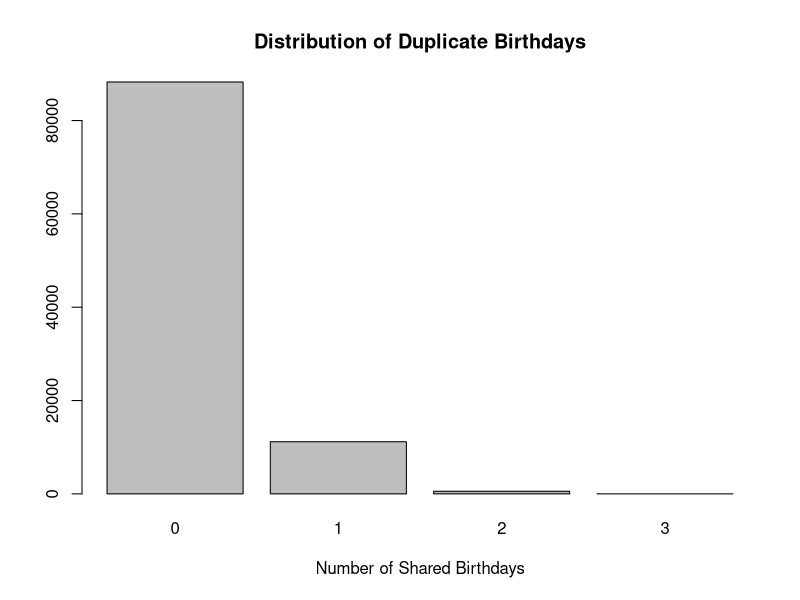
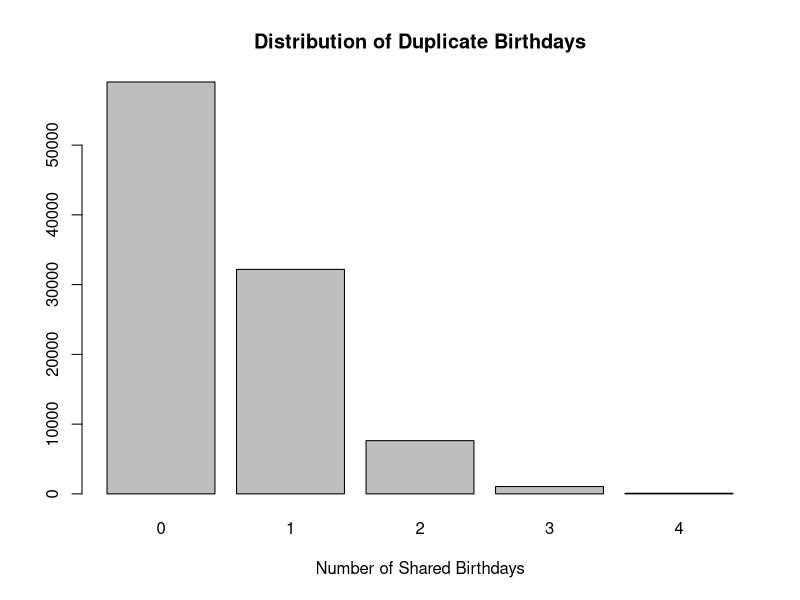
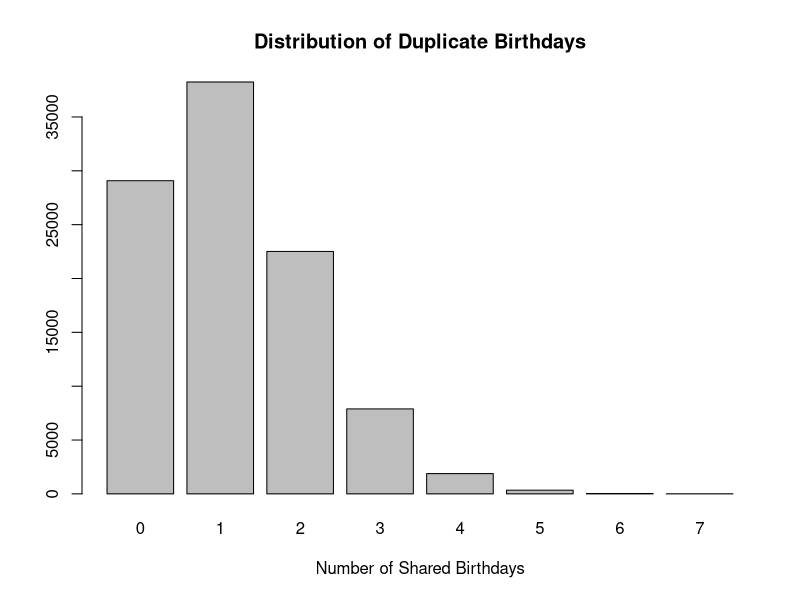
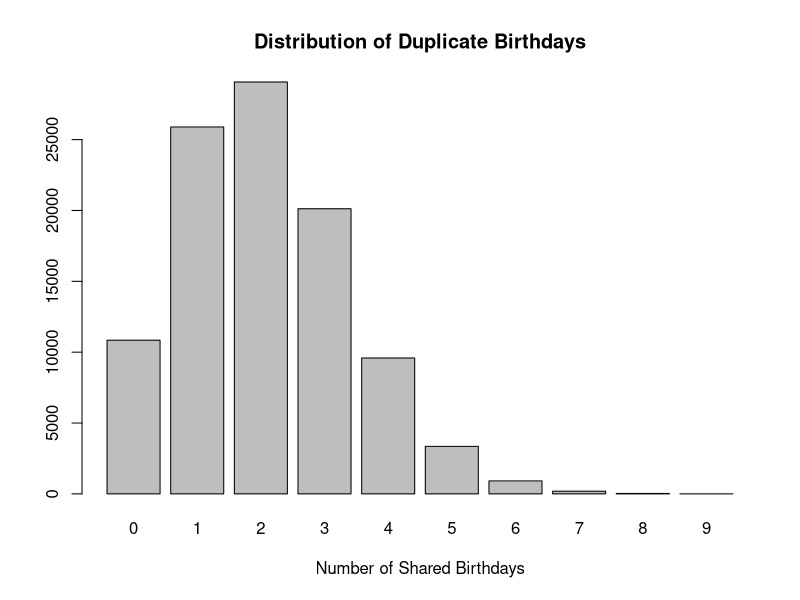
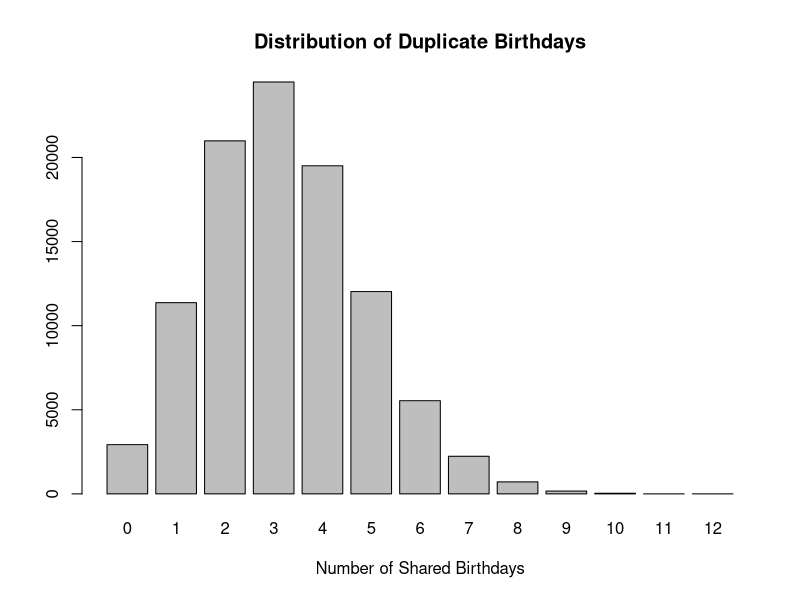

The R source for these figures, in order: (Note: a time limit stopped this script after it produced the figures.)
## STA 308 Homework #4: Birthday Problem
## Author: Gio Cruz

library(tidyverse)

## Function to generate the random birthday for each individual
birthdayGenerate <- function(){
  sample(1:365, size = 1)
}

## Function to check for shared birthdays and return the number of duplicates
birthdayCheck <- function(num_people=23){
  bday_dates <- c()
  for(i in 1:num_people){
    bday_dates <- c(bday_dates,
                      birthdayGenerate())
  }
  dupes <- sum(duplicated(bday_dates))
  dupes
}
birthdayCheck()

# Simulation for 10 people
avg_bday_dupes10 <- c()
set.seed(314159)
for(i in 1:100000){
  avg_bday_dupes10 <- c(avg_bday_dupes10,
                      birthdayCheck(num_people=10))
}
summary(avg_bday_dupes10)
bar10 <- table(avg_bday_dupes10)
barplot(bar10, main="Distribution of Duplicate Birthdays",
        xlab="Number of Shared Birthdays")
## The distribution is right skewed with the majority of the iterations
## resulting in 0 shared birthdays.

# Simulation for 20 people
avg_bday_dupes20 <- c()
set.seed(314159)
for(i in 1:100000){
  avg_bday_dupes20 <- c(avg_bday_dupes20,
                        birthdayCheck(num_people=20))
}
summary(avg_bday_dupes20)
bar20 <- table(avg_bday_dupes20)
barplot(bar20, main="Distribution of Duplicate Birthdays",
        xlab="Number of Shared Birthdays")
## The distribution is again mostly 0 shared birthdays, but with more instances
## of 1 or more shared birthdays than with number of people at 10.

# Simulation for 30 people
avg_bday_dupes30 <- c()
set.seed(314159)
for(i in 1:100000){
  avg_bday_dupes30 <- c(avg_bday_dupes30,
                        birthdayCheck(num_people=30))
}
summary(avg_bday_dupes30)
bar30 <- table(avg_bday_dupes30)
barplot(bar30, main="Distribution of Duplicate Birthdays",
        xlab="Number of Shared Birthdays")
## The distribution is skewed right, with a center around 1 shared birthday

# Simulation for 40 people
avg_bday_dupes40 <- c()
set.seed(314159)
for(i in 1:100000){
  avg_bday_dupes40 <- c(avg_bday_dupes40,
                        birthdayCheck(num_people=40))
}
summary(avg_bday_dupes40)
bar40 <- table(avg_bday_dupes40)
barplot(bar40, main="Distribution of Duplicate Birthdays",
        xlab="Number of Shared Birthdays")
## The distribution is right skewed with a center around 2 shared birthdays.
## Less skewed and more of a bell shaped curve compared to the previous simulations.

# Simulation for 50 people
avg_bday_dupes50 <- c()
set.seed(314159)
for(i in 1:100000){
  avg_bday_dupes50 <- c(avg_bday_dupes50,
                        birthdayCheck(num_people=50))
}
summary(avg_bday_dupes50)
bar50 <- table(avg_bday_dupes50)
barplot(bar50, main="Distribution of Duplicate Birthdays",
        xlab="Number of Shared Birthdays")
## This distribution is slightly skewed right, with even more of a bell shaped
## curve than the previous simulations, with a center around 3 shared birthdays.

# Simulation for 60 people
avg_bday_dupes60 <- c()
set.seed(314159)
for(i in 1:100000){
  avg_bday_dupes60 <- c(avg_bday_dupes60,
                        birthdayCheck(num_people=60))
}
summary(avg_bday_dupes60)
bar60 <- table(avg_bday_dupes60)
barplot(bar60, main="Distribution of Duplicate Birthdays",
        xlab="Number of Shared Birthdays")
## The distribution is getting increasingly more normally distributed as the
## number of people increases. This distribution is once again slightly right
## skewed but getting close to being normally distributed, with a center 
## measure somewhere around 4 or 5.

# Simulation for 70 people
avg_bday_dupes70 <- c()
set.seed(314159)
for(i in 1:100000){
  avg_bday_dupes70 <- c(avg_bday_dupes70,
                        birthdayCheck(num_people=70))
}
summary(avg_bday_dupes70)
bar70 <- table(avg_bday_dupes70)
barplot(bar70, main="Distribution of Duplicate Birthdays",
        xlab="Number of Shared Birthdays")
## The distribution is normally distributed around the center measure of 6. 

# Simulation for 80 people
avg_bday_dupes80 <- c()
set.seed(314159)
for(i in 1:100000){
  avg_bday_dupes80 <- c(avg_bday_dupes80,
                        birthdayCheck(num_people=80))
}
summary(avg_bday_dupes80)
bar80 <- table(avg_bday_dupes80)
barplot(bar80, main="Distribution of Duplicate Birthdays",
        xlab="Number of Shared Birthdays")
## The distribution is again a bell shaped, normal distribution around the 
## center measure of 8 shared birthdays.

# Simulation for 90 people
avg_bday_dupes90 <- c()
set.seed(314159)
for(i in 1:100000){
  avg_bday_dupes90 <- c(avg_bday_dupes90,
                        birthdayCheck(num_people=90))
}
summary(avg_bday_dupes90)
bar90 <- table(avg_bday_dupes90)
barplot(bar90, main="Distribution of Duplicate Birthdays",
        xlab="Number of Shared Birthdays")
## The distribution is normally distributed around the center measure of 10.

# Simulation for 100 people
avg_bday_dupes100 <- c()
set.seed(314159)
for(i in 1:100000){
  avg_bday_dupes100 <- c(avg_bday_dupes100,
                        birthdayCheck(num_people=100))
}
summary(avg_bday_dupes100)
bar100 <- table(avg_bday_dupes100)
barplot(bar100, main="Distribution of Duplicate Birthdays",
        xlab="Number of Shared Birthdays")
## For 100 people, the distribution is a normal or bell-curve distribution
## around the median of 12. There is at least 1 shared birthday in every
## iteration of the simulation. This embodies the Central Limit Theorem as
## n grows the sample mean behaves as a normal random variable.
